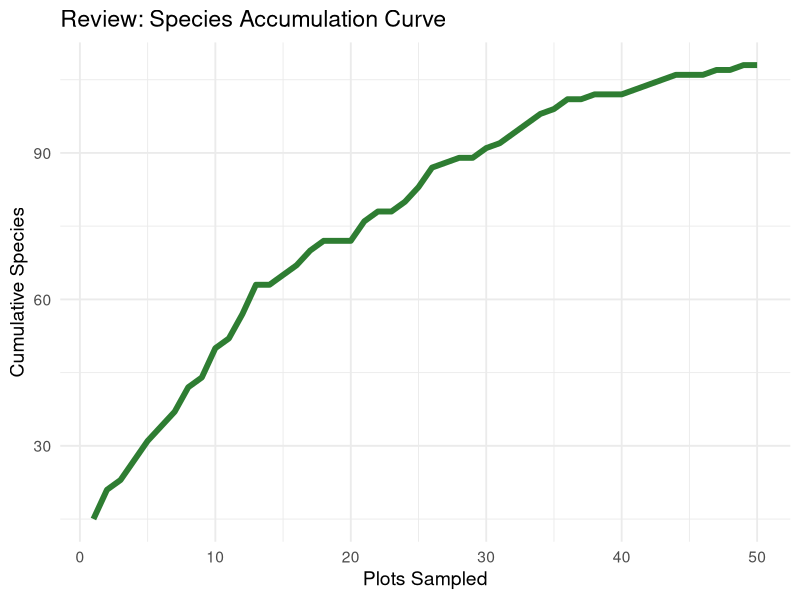
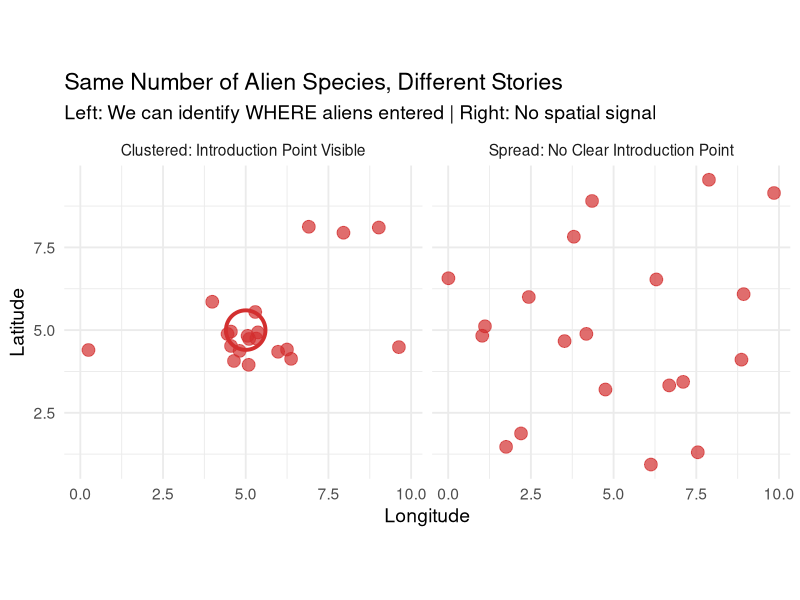
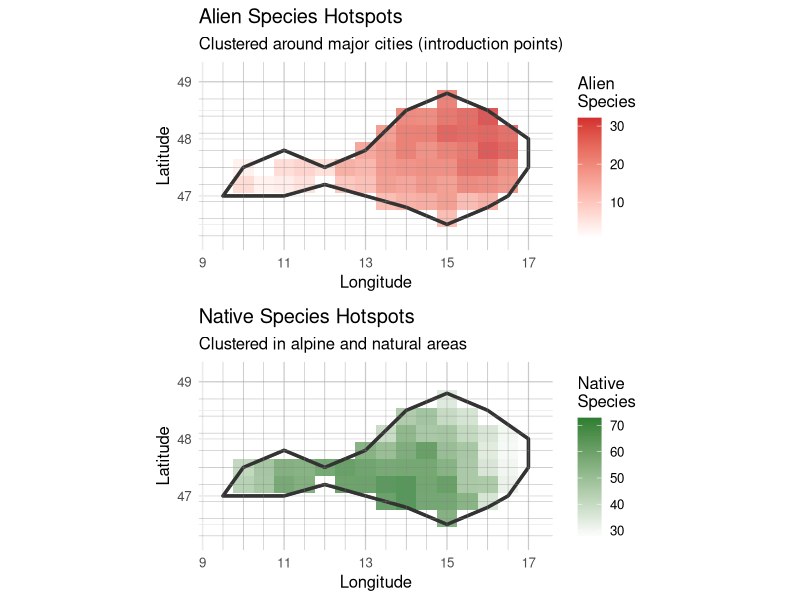
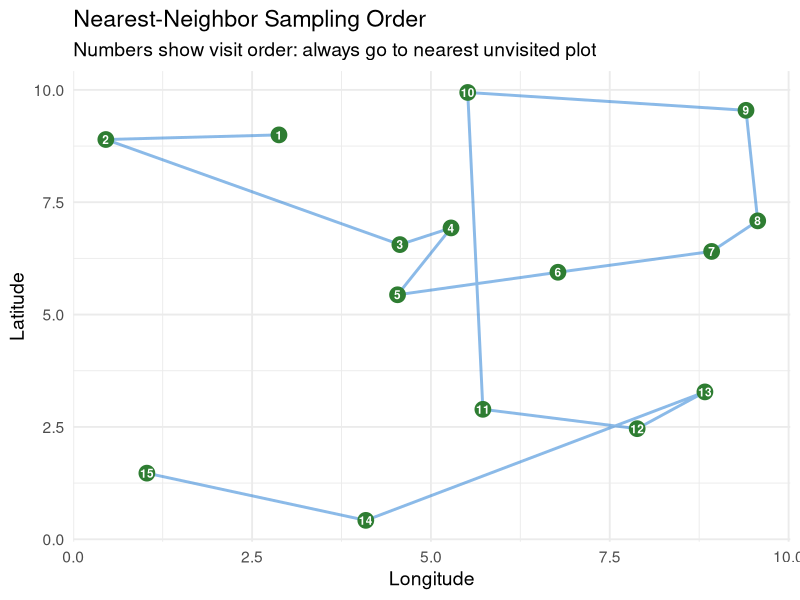
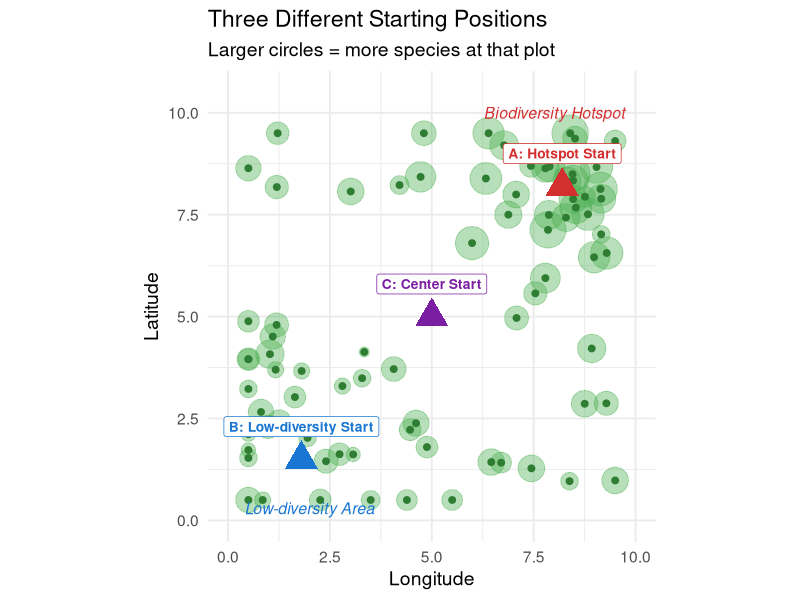
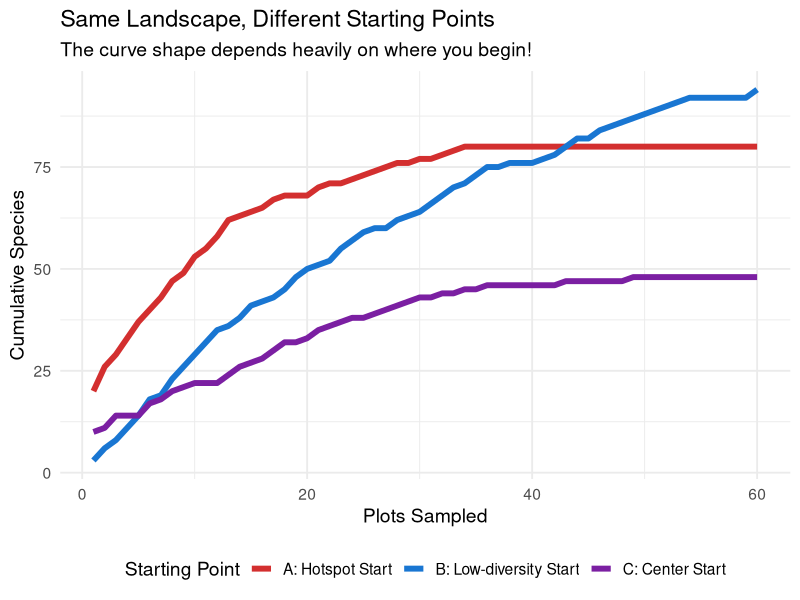
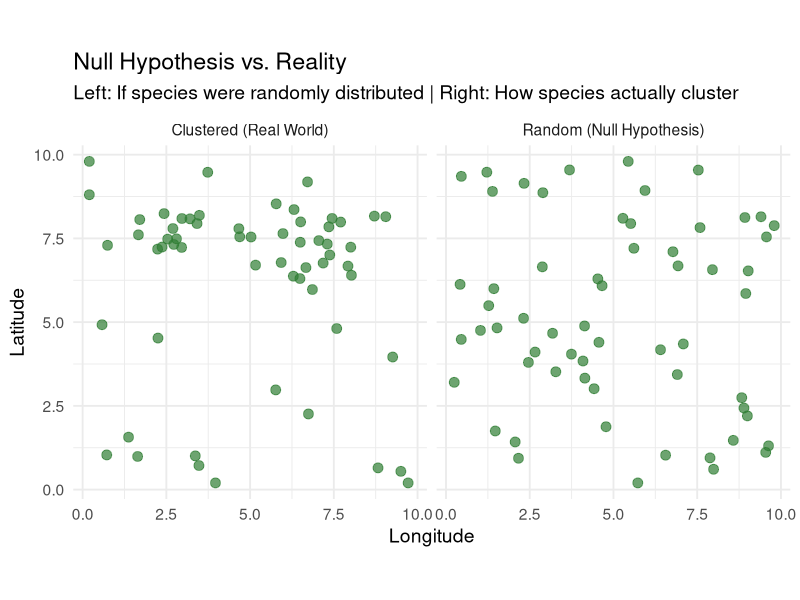
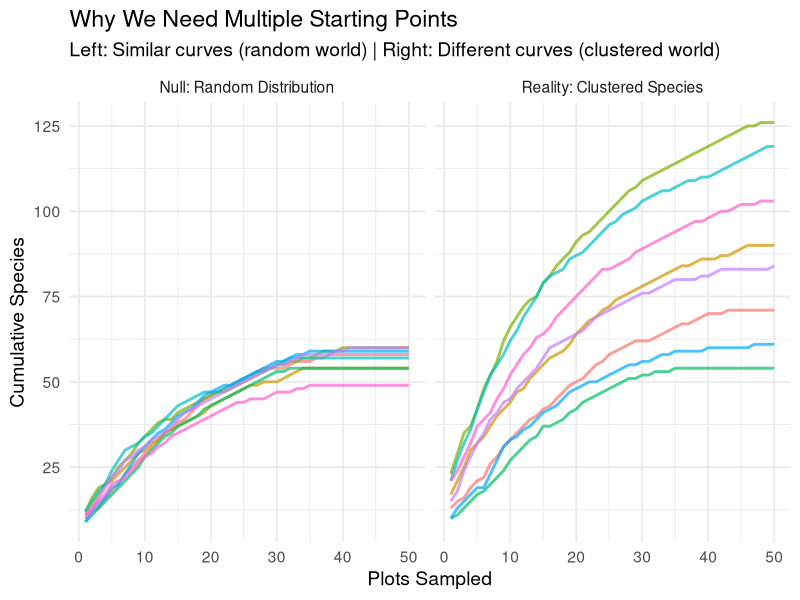

Generate these figures, in order, with R:
## ---- chunk 1
knitr::opts_chunk$set(echo = FALSE, message = FALSE, warning = FALSE, fig.width = 9, fig.height = 5)
library(tidyverse)
library(knitr)
## ---- chunk 2
set.seed(42)
n <- 50
curve_data <- data.frame(
  plots = 1:n,
  species = cumsum(c(15, pmax(0, round(rnorm(n-1, 3, 2) * (1 - (1:49)/60)))))
)

ggplot(curve_data, aes(x = plots, y = species)) +
  geom_line(color = "#2E7D32", linewidth = 2) +
  labs(title = "Review: Species Accumulation Curve",
       x = "Plots Sampled", y = "Cumulative Species") +
  theme_minimal(base_size = 14)
## ---- chunk 3
# Show two scenarios with same total species but different spatial patterns
set.seed(123)

# Scenario A: Clustered aliens (introduction point)
cluster_x <- c(rnorm(15, 5, 0.8), runif(5, 0, 10))
cluster_y <- c(rnorm(15, 5, 0.8), runif(5, 0, 10))

# Scenario B: Spread aliens (no clear introduction point)
spread_x <- runif(20, 0, 10)
spread_y <- runif(20, 0, 10)

scenario_data <- rbind(
  data.frame(x = cluster_x, y = cluster_y,
             scenario = "Clustered: Introduction Point Visible"),
  data.frame(x = spread_x, y = spread_y,
             scenario = "Spread: No Clear Introduction Point")
)

ggplot(scenario_data, aes(x = x, y = y)) +
  geom_point(size = 4, color = "#D32F2F", alpha = 0.7) +
  geom_point(data = data.frame(x = 5, y = 5, scenario = "Clustered: Introduction Point Visible"),
             aes(x = x, y = y), size = 12, shape = 1, color = "#D32F2F", stroke = 2) +
  facet_wrap(~scenario) +
  labs(title = "Same Number of Alien Species, Different Stories",
       subtitle = "Left: We can identify WHERE aliens entered | Right: No spatial signal",
       x = "Longitude", y = "Latitude") +
  theme_minimal(base_size = 14) +
  coord_fixed(ratio = 1)
## ---- chunk 4
# Simplified Austria outline (approximate polygon)
austria <- data.frame(
  x = c(9.5, 10, 11, 12, 13, 14, 15, 16, 17, 17, 16.5, 16, 15, 14, 13, 12, 11, 10, 9.5),
  y = c(47, 47.5, 47.8, 47.5, 47.8, 48.5, 48.8, 48.5, 48, 47.5, 47, 46.8, 46.5, 46.8, 47, 47.2, 47, 47, 47)
)

# Point-in-polygon test
point_in_polygon <- function(px, py, poly_x, poly_y) {
  n <- length(poly_x)
  inside <- FALSE
  j <- n
  for (i in 1:n) {
    if (((poly_y[i] > py) != (poly_y[j] > py)) &&
        (px < (poly_x[j] - poly_x[i]) * (py - poly_y[i]) / (poly_y[j] - poly_y[i]) + poly_x[i])) {
      inside <- !inside
    }
    j <- i
  }
  inside
}

# Create grid
grid_x <- seq(9.5, 17, by = 0.5)
grid_y <- seq(46.3, 49, by = 0.3)
grid <- expand.grid(x = grid_x, y = grid_y)
grid$inside <- mapply(point_in_polygon, grid$x, grid$y,
                      MoreArgs = list(poly_x = austria$x, poly_y = austria$y))

# Simulate alien hotspots (clustered around Vienna and Linz - major cities)
set.seed(2024)
grid$alien_richness <- ifelse(grid$inside,
  # Higher near Vienna (16.4, 48.2) and Linz (14.3, 48.3)
  pmax(0,
    25 * exp(-((grid$x - 16.4)^2 + (grid$y - 48.2)^2) / 2) +  # Vienna
    15 * exp(-((grid$x - 14.3)^2 + (grid$y - 48.3)^2) / 3) +  # Linz
    8 * exp(-((grid$x - 13)^2 + (grid$y - 47.8)^2) / 4) +     # Salzburg
    rnorm(nrow(grid), 3, 2)
  ),
  NA
)
grid$alien_richness[grid$alien_richness < 0] <- 0

# Simulate native hotspots (clustered in Alps and natural areas)
grid$native_richness <- ifelse(grid$inside,
  pmax(0,
    40 * exp(-((grid$x - 11)^2 + (grid$y - 47)^2) / 3) +      # Tyrol Alps
    35 * exp(-((grid$x - 13.5)^2 + (grid$y - 47.2)^2) / 4) +  # Hohe Tauern
    30 * exp(-((grid$x - 15)^2 + (grid$y - 46.8)^2) / 3) +    # Carinthia
    rnorm(nrow(grid), 15, 5)
  ),
  NA
)
grid$native_richness[grid$native_richness < 0] <- 0

grid_inside <- grid[grid$inside, ]

# Alien hotspot map
p1 <- ggplot() +
  # Austria outline
  geom_polygon(data = austria, aes(x, y), fill = "white", color = "#666666", linewidth = 1) +
  # Grid cells colored by alien richness
  geom_tile(data = grid_inside, aes(x = x, y = y, fill = alien_richness),
            width = 0.5, height = 0.3, alpha = 0.8) +
  # Austria outline on top
  geom_polygon(data = austria, aes(x, y), fill = NA, color = "#333333", linewidth = 1.2) +
  # Grid lines
  geom_vline(xintercept = grid_x, color = "gray50", linewidth = 0.2, alpha = 0.5) +
  geom_hline(yintercept = grid_y, color = "gray50", linewidth = 0.2, alpha = 0.5) +
  scale_fill_gradient(low = "white", high = "#D32F2F", na.value = "transparent",
                      name = "Alien\nSpecies") +
  labs(title = "Alien Species Hotspots",
       subtitle = "Clustered around major cities (introduction points)",
       x = "Longitude", y = "Latitude") +
  theme_minimal(base_size = 12) +
  coord_fixed(ratio = 1.4, xlim = c(9.3, 17.2), ylim = c(46.2, 49.2)) +
  theme(legend.position = "right")

# Native hotspot map
p2 <- ggplot() +
  geom_polygon(data = austria, aes(x, y), fill = "white", color = "#666666", linewidth = 1) +
  geom_tile(data = grid_inside, aes(x = x, y = y, fill = native_richness),
            width = 0.5, height = 0.3, alpha = 0.8) +
  geom_polygon(data = austria, aes(x, y), fill = NA, color = "#333333", linewidth = 1.2) +
  geom_vline(xintercept = grid_x, color = "gray50", linewidth = 0.2, alpha = 0.5) +
  geom_hline(yintercept = grid_y, color = "gray50", linewidth = 0.2, alpha = 0.5) +
  scale_fill_gradient(low = "white", high = "#2E7D32", na.value = "transparent",
                      name = "Native\nSpecies") +
  labs(title = "Native Species Hotspots",
       subtitle = "Clustered in alpine and natural areas",
       x = "Longitude", y = "Latitude") +
  theme_minimal(base_size = 12) +
  coord_fixed(ratio = 1.4, xlim = c(9.3, 17.2), ylim = c(46.2, 49.2)) +
  theme(legend.position = "right")

# Stack plots
gridExtra::grid.arrange(p1, p2, ncol = 1)
## ---- chunk 5
set.seed(123)
n_pts <- 15
pts <- data.frame(
  x = runif(n_pts, 0, 10),
  y = runif(n_pts, 0, 10),
  order = NA
)

# Nearest neighbor order starting from point 1
current <- 1
pts$order[1] <- 1
visited <- 1

for(i in 2:n_pts) {
  unvisited <- setdiff(1:n_pts, visited)
  distances <- sqrt((pts$x[unvisited] - pts$x[current])^2 +
                   (pts$y[unvisited] - pts$y[current])^2)
  nearest <- unvisited[which.min(distances)]
  pts$order[nearest] <- i
  visited <- c(visited, nearest)
  current <- nearest
}

pts_ordered <- pts[order(pts$order), ]

ggplot(pts, aes(x = x, y = y)) +
  geom_path(data = pts_ordered, color = "#1976D2", linewidth = 1, alpha = 0.5) +
  geom_point(size = 5, color = "#2E7D32") +
  geom_text(aes(label = order), color = "white", size = 3, fontface = "bold") +
  labs(title = "Nearest-Neighbor Sampling Order",
       subtitle = "Numbers show visit order: always go to nearest unvisited plot",
       x = "Longitude", y = "Latitude") +
  theme_minimal(base_size = 14)
## ---- chunk 6
set.seed(2024)

# Create a landscape with clustering
n_plots <- 80

# Generate clustered points (hotspot in top-right, low diversity in bottom-left)
hotspot_x <- rnorm(25, mean = 8, sd = 1)
hotspot_y <- rnorm(25, mean = 8, sd = 1)
lowdiv_x <- rnorm(20, mean = 2, sd = 1.5)
lowdiv_y <- rnorm(20, mean = 2, sd = 1.5)
scattered_x <- runif(35, 0, 10)
scattered_y <- runif(35, 0, 10)

plots_df <- data.frame(
  x = c(hotspot_x, lowdiv_x, scattered_x),
  y = c(hotspot_y, lowdiv_y, scattered_y),
  richness = c(
    rpois(25, lambda = 25),    # Hotspot: high richness
    rpois(20, lambda = 5),     # Low diversity: few species
    rpois(35, lambda = 12)     # Scattered: medium richness
  )
)

# Clip to 0-10 range
plots_df$x <- pmin(pmax(plots_df$x, 0.5), 9.5)
plots_df$y <- pmin(pmax(plots_df$y, 0.5), 9.5)

# Define three starting points
start_points <- data.frame(
  x = c(8.2, 1.8, 5),
  y = c(8.2, 1.5, 5),
  label = c("A: Hotspot Start", "B: Low-diversity Start", "C: Center Start"),
  color = c("#D32F2F", "#1976D2", "#7B1FA2")
)

ggplot() +
  # Background gradient showing richness
  geom_point(data = plots_df, aes(x = x, y = y, size = richness),
             color = "#4CAF50", alpha = 0.4) +
  geom_point(data = plots_df, aes(x = x, y = y),
             color = "#2E7D32", size = 2) +
  # Starting points with labels
  geom_point(data = start_points, aes(x = x, y = y, color = label),
             size = 8, shape = 17) +
  geom_label(data = start_points, aes(x = x, y = y + 0.8, label = label, color = label),
             fontface = "bold", size = 3.5, fill = "white", label.padding = unit(0.3, "lines")) +
  # Annotations for regions
  annotate("text", x = 8, y = 10, label = "Biodiversity Hotspot",
           color = "#D32F2F", fontface = "italic", size = 4) +
  annotate("text", x = 2, y = 0.3, label = "Low-diversity Area",
           color = "#1976D2", fontface = "italic", size = 4) +
  scale_color_manual(values = c("A: Hotspot Start" = "#D32F2F",
                                 "B: Low-diversity Start" = "#1976D2",
                                 "C: Center Start" = "#7B1FA2")) +
  scale_size_continuous(range = c(3, 12), guide = "none") +
  labs(title = "Three Different Starting Positions",
       subtitle = "Larger circles = more species at that plot",
       x = "Longitude", y = "Latitude") +
  theme_minimal(base_size = 14) +
  theme(legend.position = "none") +
  coord_fixed(ratio = 1, xlim = c(0, 10), ylim = c(0, 10.5))
## ---- chunk 7
# Simulate accumulation curves from different starting points
set.seed(42)
n_steps <- 60

# Hotspot start: fast initial accumulation
hotspot_curve <- data.frame(
  plots = 1:n_steps,
  species = cumsum(c(20, pmax(0, round(rnorm(n_steps-1, mean = 4, sd = 2) *
                                        exp(-(1:(n_steps-1))/15))))),
  start = "A: Hotspot Start"
)

# Low-diversity start: slow initial accumulation
lowdiv_curve <- data.frame(
  plots = 1:n_steps,
  species = cumsum(c(3, pmax(0, round(rnorm(n_steps-1, mean = 2.5, sd = 1.5) *
                                       (1 + (1:(n_steps-1))/40) *
                                       exp(-(1:(n_steps-1))/25))))),
  start = "B: Low-diversity Start"
)

# Center start: medium curve
center_curve <- data.frame(
  plots = 1:n_steps,
  species = cumsum(c(10, pmax(0, round(rnorm(n_steps-1, mean = 3, sd = 1.8) *
                                        exp(-(1:(n_steps-1))/20))))),
  start = "C: Center Start"
)

all_curves <- rbind(hotspot_curve, lowdiv_curve, center_curve)

ggplot(all_curves, aes(x = plots, y = species, color = start)) +
  geom_line(linewidth = 2) +
  scale_color_manual(values = c("A: Hotspot Start" = "#D32F2F",
                                 "B: Low-diversity Start" = "#1976D2",
                                 "C: Center Start" = "#7B1FA2")) +
  labs(title = "Same Landscape, Different Starting Points",
       subtitle = "The curve shape depends heavily on where you begin!",
       x = "Plots Sampled", y = "Cumulative Species",
       color = "Starting Point") +
  theme_minimal(base_size = 14) +
  theme(legend.position = "bottom")
## ---- chunk 8
# Show what random vs clustered distribution looks like
set.seed(123)
par_old <- par(mfrow = c(1, 2))

# Random distribution (null hypothesis world)
random_plots <- data.frame(
  x = runif(60, 0, 10),
  y = runif(60, 0, 10),
  type = "Random (Null Hypothesis)"
)

# Clustered distribution (real world)
cluster1_x <- rnorm(20, 7, 1)
cluster1_y <- rnorm(20, 7, 1)
cluster2_x <- rnorm(15, 3, 0.8)
cluster2_y <- rnorm(15, 8, 0.8)
scattered_x <- runif(25, 0, 10)
scattered_y <- runif(25, 0, 10)

clustered_plots <- data.frame(
  x = c(cluster1_x, cluster2_x, scattered_x),
  y = c(cluster1_y, cluster2_y, scattered_y),
  type = "Clustered (Real World)"
)

# Clip to bounds
random_plots$x <- pmin(pmax(random_plots$x, 0.2), 9.8)
random_plots$y <- pmin(pmax(random_plots$y, 0.2), 9.8)
clustered_plots$x <- pmin(pmax(clustered_plots$x, 0.2), 9.8)
clustered_plots$y <- pmin(pmax(clustered_plots$y, 0.2), 9.8)

both_plots <- rbind(random_plots, clustered_plots)

ggplot(both_plots, aes(x = x, y = y)) +
  geom_point(size = 3, color = "#2E7D32", alpha = 0.7) +
  facet_wrap(~type, ncol = 2) +
  labs(title = "Null Hypothesis vs. Reality",
       subtitle = "Left: If species were randomly distributed | Right: How species actually cluster",
       x = "Longitude", y = "Latitude") +
  theme_minimal(base_size = 14) +
  coord_fixed(ratio = 1)
## ---- chunk 9
# Simulate multiple curves under null (random) and alternative (clustered)
set.seed(2024)
n_seeds <- 8
n_plots <- 50

simulate_curve <- function(clustered = FALSE, seed_num) {
  set.seed(seed_num * 100)
  if (clustered) {
    # Clustered: starting position matters more
    base_rate <- runif(1, 2, 6)  # Variable start
    species <- cumsum(c(round(base_rate * 4),
                        pmax(0, round(rnorm(n_plots-1, base_rate, 1.5) * exp(-(1:(n_plots-1))/20)))))
  } else {
    # Random: starting position matters less
    base_rate <- runif(1, 3, 4)  # Similar start
    species <- cumsum(c(round(base_rate * 3),
                        pmax(0, round(rnorm(n_plots-1, 3, 1) * exp(-(1:(n_plots-1))/18)))))
  }
  return(species)
}

# Generate curves for both scenarios
null_curves <- lapply(1:n_seeds, function(i) {
  data.frame(plots = 1:n_plots,
             species = simulate_curve(clustered = FALSE, seed_num = i),
             seed = paste0("Seed ", i),
             scenario = "Null: Random Distribution")
})

real_curves <- lapply(1:n_seeds, function(i) {
  data.frame(plots = 1:n_plots,
             species = simulate_curve(clustered = TRUE, seed_num = i),
             seed = paste0("Seed ", i),
             scenario = "Reality: Clustered Species")
})

all_scenario_curves <- rbind(do.call(rbind, null_curves), do.call(rbind, real_curves))

ggplot(all_scenario_curves, aes(x = plots, y = species, color = seed)) +
  geom_line(linewidth = 1, alpha = 0.7) +
  facet_wrap(~scenario, ncol = 2) +
  labs(title = "Why We Need Multiple Starting Points",
       subtitle = "Left: Similar curves (random world) | Right: Different curves (clustered world)",
       x = "Plots Sampled", y = "Cumulative Species") +
  theme_minimal(base_size = 14) +
  theme(legend.position = "none")
## ---- chunk 10
# Show predicted scenarios
set.seed(42)
n_plots <- 60

# Create three scenarios
scenarios <- data.frame(
  plots = rep(1:n_plots, 3),
  scenario = rep(c("Aliens More Clustered", "No Difference", "Aliens More Spread"), each = n_plots)
)

# Simulate curves
# Natives: moderate clustering
native_base <- cumsum(c(8, pmax(0, round(rnorm(n_plots-1, 3, 1.5) * exp(-(1:(n_plots-1))/25)))))
native_pct <- native_base / max(native_base) * 100

# Scenario 1: Aliens more clustered (slower accumulation = more clustered near hotspots)
alien_clustered <- cumsum(c(3, pmax(0, round(rnorm(n_plots-1, 2, 1) * (1 + (1:(n_plots-1))/50) * exp(-(1:(n_plots-1))/30)))))
alien_clustered_pct <- alien_clustered / max(alien_clustered) * 100

# Scenario 2: No difference
alien_same <- native_base * 0.3  # Fewer species, same pattern
alien_same_pct <- alien_same / max(alien_same) * 100

# Scenario 3: Aliens more spread (faster accumulation = evenly distributed)
alien_spread <- cumsum(c(12, pmax(0, round(rnorm(n_plots-1, 4, 1) * exp(-(1:(n_plots-1))/15)))))
alien_spread_pct <- alien_spread / max(alien_spread) * 100

# Combine data
prediction_data <- data.frame(
  plots = rep(1:n_plots, 6),
  pct = c(native_pct, alien_clustered_pct, native_pct, alien_same_pct, native_pct, alien_spread_pct),
  type = rep(c("Native", "Alien"), each = n_plots, times = 3),
  scenario = rep(c("Aliens More Clustered\n(near introduction points)",
                   "No Difference\n(H0: same pattern)",
                   "Aliens More Spread\n(generalist dispersers)"), each = n_plots * 2)
)

prediction_data$scenario <- factor(prediction_data$scenario,
                                    levels = c("Aliens More Clustered\n(near introduction points)",
                                               "No Difference\n(H0: same pattern)",
                                               "Aliens More Spread\n(generalist dispersers)"))

ggplot(prediction_data, aes(x = plots, y = pct, color = type, linetype = type)) +
  geom_line(linewidth = 1.5) +
  facet_wrap(~scenario, ncol = 3) +
  scale_color_manual(values = c("Native" = "#2E7D32", "Alien" = "#D32F2F")) +
  scale_linetype_manual(values = c("Native" = "solid", "Alien" = "dashed")) +
  labs(title = "Possible Outcomes: Native vs. Alien Accumulation",
       subtitle = "Normalized curves (% of total species) allow shape comparison",
       x = "Plots Sampled", y = "% of Total Species",
       color = "Species Type", linetype = "Species Type") +
  theme_minimal(base_size = 12) +
  theme(legend.position = "bottom",
        strip.text = element_text(size = 10, face = "bold"))
